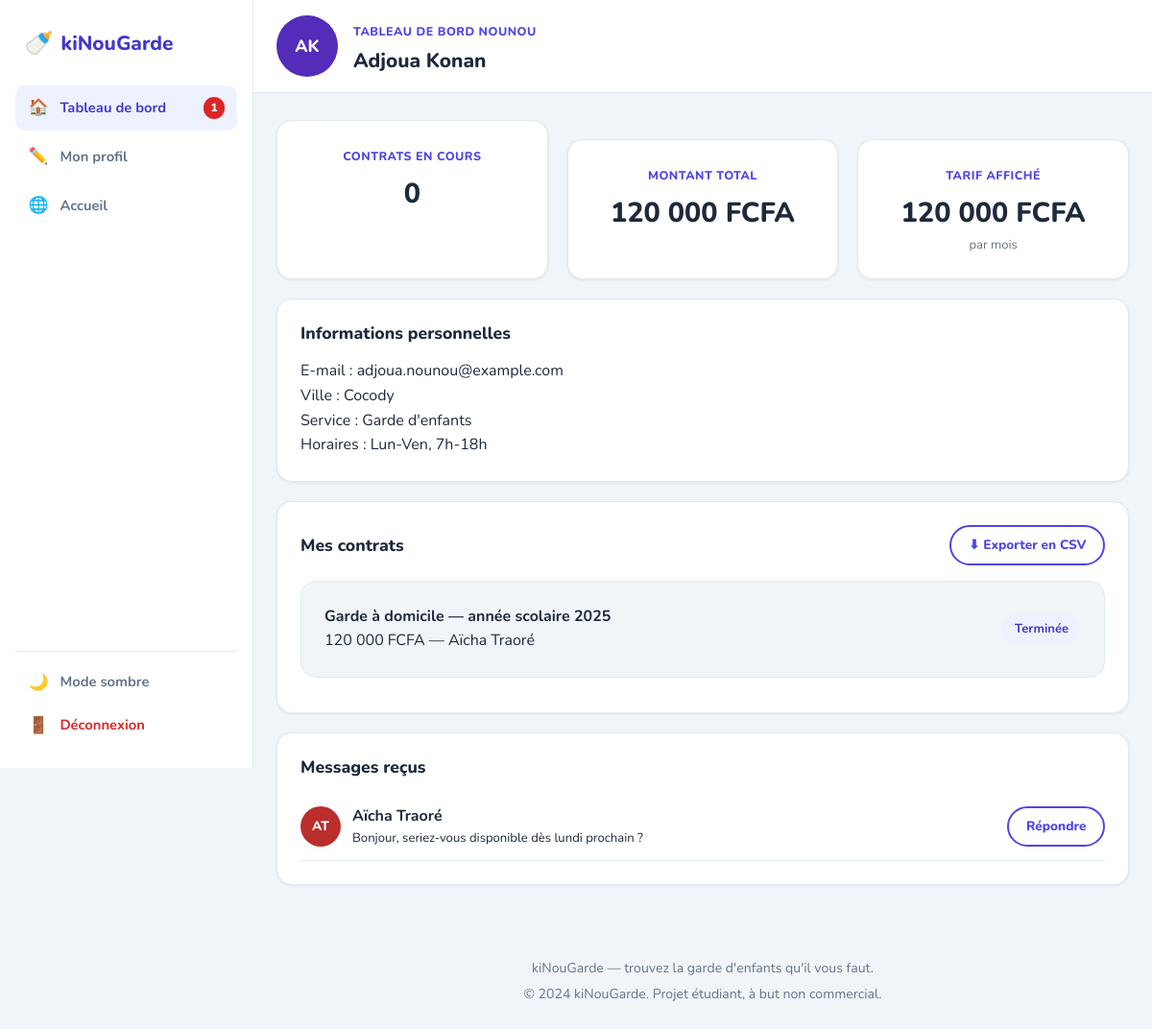
/dashboard-nounou.php (signed in), run on the app's committed database.
### tables this page shows
CREATE TABLE `nounous` (
  `id`              INT AUTO_INCREMENT PRIMARY KEY,
  `utilisateur_id`  INT NOT NULL,
  `sexe`            ENUM('femme','homme','autre') NOT NULL,
  `ville`           VARCHAR(50)  NOT NULL,
  `type_service`    VARCHAR(100) NOT NULL COMMENT 'garde, ménage, aide aux devoirs…',
  `horaires`        VARCHAR(100) NOT NULL,
  `montant`         DECIMAL(10,2) NOT NULL,
  `paiement`        ENUM('heure','jour','mois') NOT NULL DEFAULT 'mois',
  `photo_profil`    VARCHAR(250) DEFAULT NULL,
  `verifiee`        TINYINT(1) NOT NULL DEFAULT 0 COMMENT 'Identité vérifiée manuellement — pas encore de back-office admin, voir README',
  UNIQUE KEY `uk_nounous_utilisateur` (`utilisateur_id`),
  KEY `idx_nounous_ville` (`ville`),
  CONSTRAINT `fk_nounous_utilisateur` FOREIGN KEY (`utilisateur_id`)
    REFERENCES `utilisateurs` (`id`) ON DELETE CASCADE
);

CREATE TABLE `utilisateurs` (
  `id`           INT AUTO_INCREMENT PRIMARY KEY,
  `nom`          VARCHAR(100) NOT NULL,
  `prenom`       VARCHAR(100) NOT NULL,
  `telephone`    VARCHAR(20)  DEFAULT NULL,
  `email`        VARCHAR(190) NOT NULL,
  `mot_de_passe` VARCHAR(255) NOT NULL COMMENT 'empreinte password_hash(), jamais le mot de passe',
  `role`         ENUM('parent','nounou') NOT NULL,
  `cree_le`      TIMESTAMP NOT NULL DEFAULT CURRENT_TIMESTAMP,
  UNIQUE KEY `uk_utilisateurs_email` (`email`)
);

CREATE TABLE `contrats_emploi` (
  `id`             INT AUTO_INCREMENT PRIMARY KEY,
  `parent_id`      INT NOT NULL,
  `nounou_id`      INT NOT NULL,
  `titre`          VARCHAR(150) NOT NULL,
  `montant`        DECIMAL(10,2) NOT NULL,
  `statut`         ENUM('en_attente', 'acceptee', 'refusee', 'terminee') NOT NULL DEFAULT 'en_attente',
  `date_signature` TIMESTAMP NOT NULL DEFAULT CURRENT_TIMESTAMP,
  KEY `idx_contrats_parent` (`parent_id`),
  KEY `idx_contrats_nounou` (`nounou_id`),
  CONSTRAINT `fk_contrats_parent` FOREIGN KEY (`parent_id`)
    REFERENCES `parents` (`id`) ON DELETE CASCADE,
  CONSTRAINT `fk_contrats_nounou` FOREIGN KEY (`nounou_id`)
    REFERENCES `nounous` (`id`) ON DELETE CASCADE
);

CREATE TABLE `messages` (
  `id`           INT AUTO_INCREMENT PRIMARY KEY,
  `expediteur_id` INT NOT NULL,
  `destinataire_id` INT NOT NULL,
  `contenu`      TEXT NOT NULL,
  `lu`           TINYINT(1) NOT NULL DEFAULT 0 COMMENT 'sert le badge de non lus, faute de notification par e-mail',
  `envoye_le`    TIMESTAMP NOT NULL DEFAULT CURRENT_TIMESTAMP,
  KEY `idx_messages_conversation` (`expediteur_id`, `destinataire_id`, `envoye_le`),
  KEY `idx_messages_non_lus` (`destinataire_id`, `lu`),
  CONSTRAINT `fk_messages_expediteur` FOREIGN KEY (`expediteur_id`)
    REFERENCES `utilisateurs` (`id`) ON DELETE CASCADE,
  CONSTRAINT `fk_messages_destinataire` FOREIGN KEY (`destinataire_id`)
    REFERENCES `utilisateurs` (`id`) ON DELETE CASCADE
);

### src/auth.php (called while the page is built, shortened)
<?php
function e(?string $valeur): string
{
    return htmlspecialchars($valeur ?? '', ENT_QUOTES | ENT_SUBSTITUTE, 'UTF-8');
}
function utilisateur_connecte(): ?array
{
    return $_SESSION['utilisateur'] ?? null;
}
function exiger_connexion(?string $role = null): array
{
    $u = utilisateur_connecte();
    return $u;
}

### public/dashboard-nounou.php (the view, shortened to what this page needs)
<?php
require_once __DIR__ . '/../src/bootstrap.php';
$moi = exiger_connexion('nounou');
$nounou = nounou_par_utilisateur($bdd, (int) $moi['id']);
$tous_les_contrats = contrats_nounou($bdd, (int) $nounou['id']);
$autres_contrats    = array_filter($tous_les_contrats, fn ($c) => $c['statut'] !== 'en_attente');
$contrats_actifs    = array_filter($tous_les_contrats, fn ($c) => $c['statut'] === 'acceptee');
$montant_total       = total_contrats_nounou($bdd, (int) $nounou['id']);
$libelles_statut = [
    'acceptee' => ['Acceptée', 'badge-accent'],
    'refusee'  => ['Refusée', 'badge'],
    'terminee' => ['Terminée', 'badge'],
];
$derniers = $bdd->prepare(
    'SELECT m.expediteur_id, m.contenu, m.envoye_le, u.nom, u.prenom
       FROM messages m
       JOIN utilisateurs u ON u.id = m.expediteur_id
      WHERE m.destinataire_id = ?
      ORDER BY m.envoye_le DESC
      LIMIT 20'
);
$derniers->execute([(int) $moi['id']]);
$messages = $derniers->fetchAll();
?>
<!DOCTYPE html>
<html lang="fr">
<head>
    <link rel="stylesheet" href="assets/css/base.css">
    <link rel="stylesheet" href="assets/css/dashboard-nounou.css">
</head>
<body>
<div class="dash-shell">
    <?= sidebar_html($bdd, (int) $moi['id'], $moi['role'], 'dashboard-nounou.php') ?>
    <div class="dash-main">
        <header class="dash-topbar">
            <div style="display:flex; align-items:center; gap:1rem;">
                <?= avatar_html($nounou['prenom'], $nounou['nom'], $nounou['photo_profil'], 'md') ?>
                <div>
                    <span class="eyebrow">Tableau de bord nounou</span>
                    <h1 style="font-size:1.3rem;"><?= e($nounou['prenom'] . ' ' . $nounou['nom']) ?></h1>
                </div>
            </div>
        </header>
        <div class="dash-content">
            <div class="cards-grid" style="margin-bottom:1.25rem;">
                <div class="card" style="text-align:center;">
                    <span class="eyebrow">Contrats en cours</span>
                    <p style="font-size:1.8rem; font-weight:800;"><?= count($contrats_actifs) ?></p>
                </div>
                <div class="card" style="text-align:center;">
                    <span class="eyebrow">Montant total</span>
                    <p style="font-size:1.8rem; font-weight:800;"><?= number_format($montant_total, 0, ',', ' ') ?> FCFA</p>
                </div>
                <div class="card" style="text-align:center;">
                    <span class="eyebrow">Tarif affiché</span>
                    <p style="font-size:1.8rem; font-weight:800;"><?= number_format((float) $nounou['montant'], 0, ',', ' ') ?> FCFA</p>
                    <p class="help-text">par <?= e($nounou['paiement']) ?></p>
                </div>
            </div>
            <div class="card">
                <h2 class="card-title">Informations personnelles</h2>
                <p>E-mail : <?= e($nounou['email']) ?></p>
                <p>Ville : <?= e($nounou['ville']) ?></p>
                <p>Service : <?= e($nounou['type_service']) ?></p>
                <p>Horaires : <?= e($nounou['horaires'] ?: 'non précisés') ?></p>
            </div>
            <div class="card">
                <div style="display:flex; align-items:center; justify-content:space-between; margin-bottom:1rem;">
                    <h2 class="card-title" style="margin-bottom:0;">Mes contrats</h2>
                    <?php if ($tous_les_contrats): ?>
                        <a href="export-contrats.php" class="btn btn-outline btn-sm">⬇ Exporter en CSV</a>
                    <?php endif; ?>
                </div>
                <?php if (!$autres_contrats): ?>
                    <div class="etat-vide"><p>Aucun contrat pour l'instant.</p></div>
                <?php else: ?>
                    <?php foreach ($autres_contrats as $c): ?>
                        <?php [$libelle, $classe] = $libelles_statut[$c['statut']]; ?>
                        <div class="card" style="box-shadow:none; background: var(--color-bg); margin-bottom:.75rem;">
                            <div style="display:flex; align-items:center; justify-content:space-between; gap:.75rem; flex-wrap:wrap;">
                                <div>
                                    <strong><?= e($c['titre']) ?></strong>
                                    <p><?= number_format((float) $c['montant'], 0, ',', ' ') ?> FCFA — <?= e($c['parent_prenom'] . ' ' . $c['parent_nom']) ?></p>
                                </div>
                                <span class="<?= $classe ?>"><?= e($libelle) ?></span>
                            </div>
                        </div>
                    <?php endforeach; ?>
                <?php endif; ?>
            </div>
            <div class="card">
                <h2 class="card-title">Messages reçus</h2>
                <?php if (!$messages): ?>
                    <div class="etat-vide"><p>Aucun message reçu.</p></div>
                <?php else: ?>
                    <?php foreach ($messages as $m): ?>
                        <div style="display:flex; align-items:center; gap:.75rem; padding:.75rem 0; border-bottom:1px solid var(--color-border);">
                            <?= avatar_html($m['prenom'], $m['nom'], null, 'sm') ?>
                            <div style="flex:1;">
                                <strong><?= e($m['prenom'] . ' ' . $m['nom']) ?></strong>
                                <p class="help-text" style="color:var(--color-text);"><?= e($m['contenu']) ?></p>
                            </div>
                            <a href="messages.php?avec=<?= (int) $m['expediteur_id'] ?>" class="btn btn-outline btn-sm">Répondre</a>
                        </div>
                    <?php endforeach; ?>
                <?php endif; ?>
            </div>
        </div>
        <footer class="site-footer">
            <p><?= e(APP_NOM) ?> — trouvez la garde d'enfants qu'il vous faut.</p>
            <p>&copy; 2024 <?= e(APP_NOM) ?>. Projet étudiant, à but non commercial.</p>
        </footer>
    </div>
</div>
</body>
</html>

### src/functions.php (shortened to what this page needs)
<?php
function nounou_par_utilisateur(PDO $bdd, int $utilisateur_id): ?array
{
    $req = $bdd->prepare(
        'SELECT n.*, u.nom, u.prenom, u.email, u.telephone
           FROM nounous n
           JOIN utilisateurs u ON u.id = n.utilisateur_id
          WHERE n.utilisateur_id = ?'
    );
    $req->execute([$utilisateur_id]);
    return $req->fetch() ?: null;
}
function contrats_nounou(PDO $bdd, int $nounou_id): array
{
    $req = $bdd->prepare(
        'SELECT c.*, u.nom AS parent_nom, u.prenom AS parent_prenom
           FROM contrats_emploi c
           JOIN parents p      ON p.id = c.parent_id
           JOIN utilisateurs u ON u.id = p.utilisateur_id
          WHERE c.nounou_id = ?
          ORDER BY c.date_signature DESC'
    );
    $req->execute([$nounou_id]);
    return $req->fetchAll();
}
function total_contrats_nounou(PDO $bdd, int $nounou_id): float
{
    $req = $bdd->prepare(
        "SELECT COALESCE(SUM(montant), 0) FROM contrats_emploi
          WHERE nounou_id = ? AND statut IN ('acceptee', 'terminee')"
    );
    $req->execute([$nounou_id]);
    return (float) $req->fetchColumn();
}
function messages_non_lus_total(PDO $bdd, int $utilisateur_id): int
{
    $req = $bdd->prepare('SELECT COUNT(*) FROM messages WHERE destinataire_id = ? AND lu = 0');
    $req->execute([$utilisateur_id]);
    return (int) $req->fetchColumn();
}
function sidebar_html(PDO $bdd, int $utilisateur_id, string $role, string $page_actif): string
{
    $tableau_de_bord = $role === 'nounou' ? 'dashboard-nounou.php' : 'dashboard-parent.php';
    $liens = $role === 'nounou'
        ? [
            [$tableau_de_bord,        '🏠', 'Tableau de bord'],
            ['mon-profil-nounou.php', '✏️', 'Mon profil'],
            ['index.php',             '🌐', 'Accueil'],
        ]
        : [
            [$tableau_de_bord,     '🏠', 'Tableau de bord'],
            ['mon-enfant.php',     '🧒', 'Mes enfants'],
            ['liste-nounous.php', '🔎', 'Trouver une nounou'],
            ['index.php',          '🌐', 'Accueil'],
        ];
    $non_lus = messages_non_lus_total($bdd, $utilisateur_id);
    $html = '<aside class="dash-sidebar" id="menu">';
    $html .= '<a href="index.php" class="brand"><span class="brand-mark">🍼</span> kiNouGarde</a>';
    $html .= '<nav class="dash-nav">';
    foreach ($liens as [$href, $icone, $libelle]) {
        $actif = $href === $page_actif ? ' active' : '';
        $badge = ($href === $tableau_de_bord && $non_lus > 0)
            ? sprintf(' <span class="dash-nav-badge">%d</span>', $non_lus)
            : '';
        $html .= sprintf(
            '<a href="%s" class="dash-nav-item%s"><span class="dash-nav-icon">%s</span> %s%s</a>',
            e($href),
            $actif,
            $icone,
            e($libelle),
            $badge
        );
    }
    $html .= '</nav>';
    $html .= '<div class="dash-sidebar-footer">';
    $html .= '<button type="button" id="theme-toggle" class="dash-nav-item" aria-pressed="false">'
        . '<span class="dash-nav-icon">🌙</span> <span id="theme-toggle-label">Mode sombre</span></button>';
    $html .= '<a href="logout.php" class="dash-nav-item dash-nav-danger"><span class="dash-nav-icon">🚪</span> Déconnexion</a>';
    $html .= '</div></aside>';
    $html .= '<div class="dash-overlay" data-menu-overlay></div>';
    return $html;
}
function avatar_html(string $prenom, string $nom, ?string $photo = null, string $taille = 'md'): string
{
    $classe = 'avatar avatar-' . $taille;
    $initiales = mb_strtoupper(mb_substr($prenom, 0, 1) . mb_substr($nom, 0, 1));
    $teinte    = crc32($prenom . $nom) % 360;
    return sprintf(
        '<div class="%s" style="background-color: hsl(%d, 62%%, 45%%)" aria-hidden="true">%s</div>',
        $classe,
        $teinte,
        e($initiales)
    );
}

### data on the page
nounous: utilisateur.nom "AK", utilisateur.nom "Adjoua Konan", montant "120 000", paiement "mois", utilisateur.email "adjoua.nounou@example.com", ville "Cocody", type_service "Garde d'enfants", horaires "Lun-Ven, 7h-18h"
contrats_emploi: statut "0", titre "Garde à domicile — année scolaire 2025", montant "120 000", utilisateurs.prenom+nom "Aïcha Traoré", libelle "Terminée"
messages: expediteur.nom "AT", expediteur.nom "Aïcha Traoré", contenu "Bonjour, seriez-vous disponible dès lundi prochain ?"

### other printed values
$icone "🏠"
$libelle "Tableau de bord"
$badge "1"
$icone "✏️"
$libelle "Mon profil"
$icone "🌐"
$libelle "Accueil"
$montant_total "120 000"
APP_NOM "kiNouGarde"
